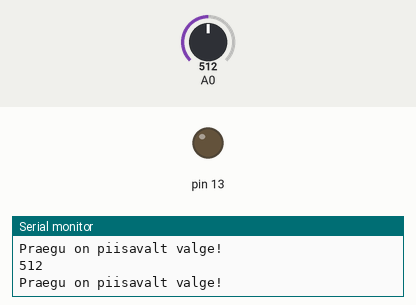
Simulated run of this sketch. Board: Arduino Uno, built with avr-gcc and run on an emulated ATmega328P. Shown: output pins drawn as LEDs (lit = HIGH), the last lines printed to the serial monitor. The inputs (shaded band) are chosen by the test bench; at power-on: A0 = 512.

Above: at 1.8 s.
1.9 s: A0 set to 464
3.4 s: A0 set to 435
At 5.1 s:
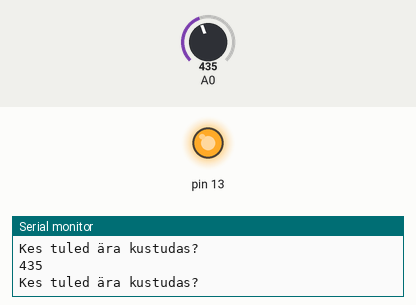
5.5 s: A0 set to 460
At 6.6 s:
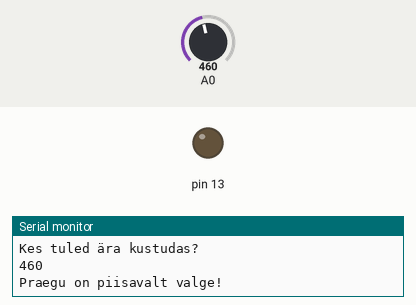
7.5 s: A0 set to 440
At 9.4 s:
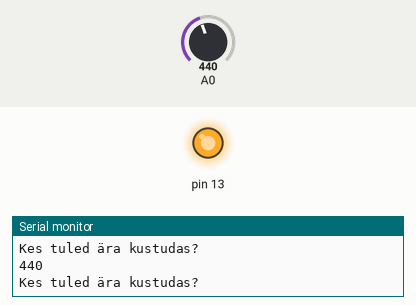
Timing chart, 0 to 10.5 s (numbered marks = the images above; inputs shaded):
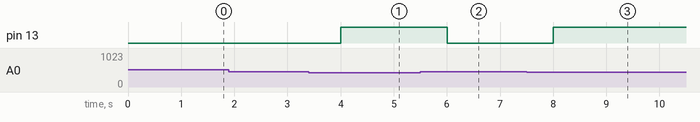

Measured:
- the behaviour switches between 451 and 450 on A0 (found by bisection; images 0 and 1)
- after the input at 3.4 s, pin 13: LOW → HIGH after 0.60 s
- after the input at 5.5 s, pin 13: HIGH → LOW after 0.50 s
- after the input at 7.5 s, pin 13: LOW → HIGH after 0.50 s

The sketch:

tulegamangimine.ino
```cpp
// Juhendi sain siit: https://projecthub.arduino.cc/DCamino/ambient-light-sensor-using-photo-resistor-and-led-lights-79c2ed
// Tinkercad: https://www.tinkercad.com/things/84jQUxI49y4/editel?returnTo=%2Fdashboard%2Fdesigns%2Fcircuits
int light = 0; // Praegune tule väärtus

void setup() { // Koodi seadistus
    Serial.begin(9600);
    pinMode(13, OUTPUT);
}

void  loop() { // Tule sisse/välja lülitamine
    light = analogRead(A0);
    Serial.println(light);
    if(light > 450) { // Tuvastab kas on valge
        Serial.println("Praegu on piisavalt valge!");
        digitalWrite(13,LOW);
    }
    else { // Tuvastab kas on pime
        Serial.println("Kes tuled ära kustudas?");
        digitalWrite(13,HIGH);
    }
    delay(1000);
}
```
